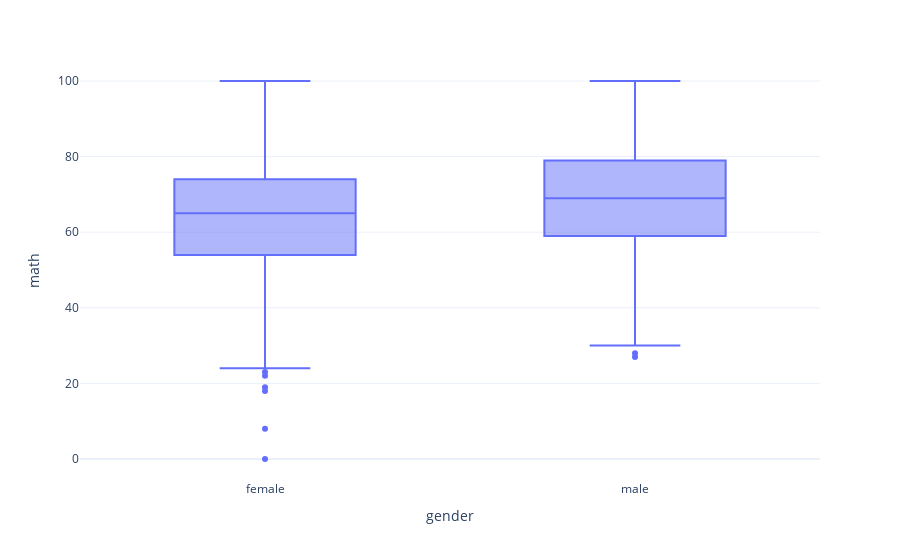

Source (notebook cell):
### Code cell
fig = px.box(df,
             x='gender', 
             y='math',
             template='plotly_white')
fig.show()

### Figure 1 — Plotly figure (JSON) as saved in the notebook; plotly's stock layout.template omitted (floating-point values rounded to 4 significant figures; data arrays with more than 128 entries replaced by an {"elided": "..."} marker saying what was removed)
{"data": [{"alignmentgroup": "True", "hovertemplate": "gender=%{x}<br>math=%{y}<extra></extra>", "legendgroup": "", "marker": {"color": "#636efa"}, "name": "", "notched": false, "offsetgroup": "", "orientation": "v", "showlegend": false, "type": "box", "x": {"elided": "1000 str values"}, "x0": " ", "xaxis": "x", "y": {"elided": "1000 int values"}, "y0": " ", "yaxis": "y"}], "layout": {"boxmode": "group", "legend": {"tracegroupgap": 0}, "margin": {"t": 60}, "xaxis": {"anchor": "y", "domain": [0, 1], "title": {"text": "gender"}}, "yaxis": {"anchor": "x", "domain": [0, 1], "title": {"text": "math"}}}}
